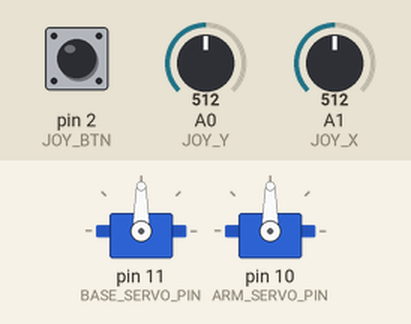
The sketch below on a simulated Arduino Uno, built with avr-gcc and run on an emulated ATmega328P. Shown: 2 × servo. The test bench sets the inputs (shaded band); at power-on: A0 (JOY_Y) = 512, A1 (JOY_X) = 512, pin 2 (JOY_BTN) HIGH.

Above: at 1.7 s.
1.8 s: A0 (JOY_Y) set to 555
3.3 s: A0 (JOY_Y) set to 577
At 6.2 s:
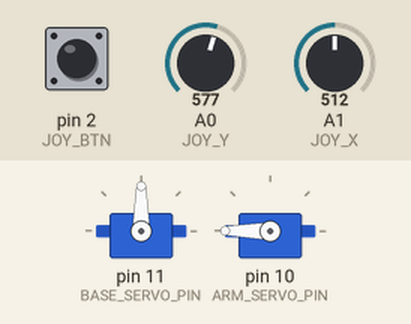
6.3 s: A1 (JOY_X) set to 548
7.8 s: A1 (JOY_X) set to 579
At 8.26 s:
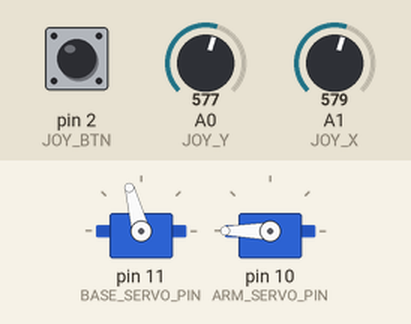
10.8 s: pin 2 (JOY_BTN) pulled LOW for 0.15 s
At 11.03 s:
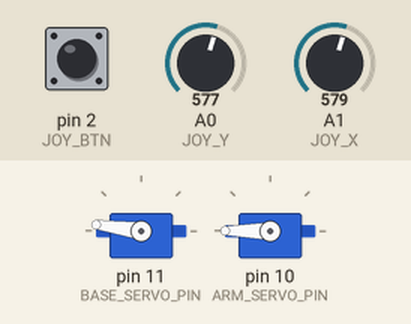
13.9 s: A0 (JOY_Y) set to 511
At 17.7 s:
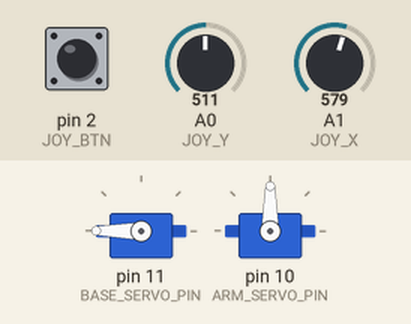
Timing chart, 0 to 17.9 s (numbered marks = the images above; inputs shaded):
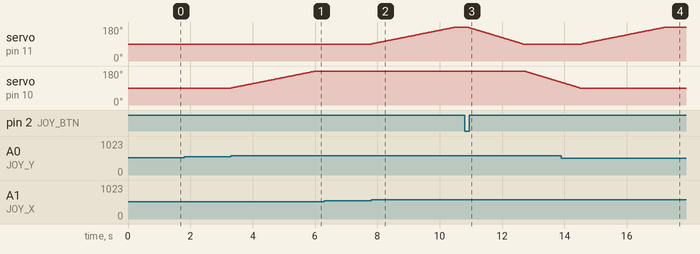

Measured:
- the behaviour switches between 562 and 563 on A0 (JOY_Y) (found by bisection; images 0 and 1)
- the behaviour switches between 562 and 563 on A1 (JOY_X) (found by bisection; images 1 and 2)
- after the input at 1.8 s, every drawn part: stays the same
- after the input at 3.3 s, servo on pin 10 (ARM_SERVO_PIN): moves from 90° to 180° over 2.7 s, starting at once
- after the input at 6.3 s, every drawn part: stays the same
- after the input at 7.8 s, servo on pin 11 (BASE_SERVO_PIN): moves from 90° to 180° over 2.7 s, starting at once
- after the input at 10.8 s, servo on pin 11 (BASE_SERVO_PIN): moves from 180° to 90° over 1.8 s, starting after 0.08 s; servo on pin 10 (ARM_SERVO_PIN): moves from 180° to 120° over 1.2 s, starting after 1.9 s
- after the input at 13.9 s, servo on pin 10 (ARM_SERVO_PIN): goes on until 14.5 s, then stays 90°

The sketch:

sketch_nov14a.ino
```cpp
#include <Arduino.h>
#include <Servo.h>

void controlServo(Servo &servo, int &currentPos, int joyValue, int joyCenter, String servoName);
void handleButtons(bool joyBtn);
void resetRobotArm();
void smoothMove(Servo &servo, int currentPos, int targetPos);
void emergencyStop();

Servo baseServo;
Servo armServo;

const int BASE_SERVO_PIN = 11;
const int ARM_SERVO_PIN = 10;
int basePos = 90;
int armPos = 90;

const int JOY_X = A1;
const int JOY_Y = A0;
const int JOY_BTN = 2;

const int DEADZONE = 50;
const int MOVE_SPEED = 1.5;
const int UPDATE_DELAY = 30;
const int MIN_ANGLE = 0;
const int MAX_ANGLE = 180;

bool joyBtnLastState = HIGH;

void setup() {
  baseServo.attach(BASE_SERVO_PIN);
  armServo.attach(ARM_SERVO_PIN);
  pinMode(JOY_BTN, INPUT_PULLUP);
  baseServo.write(basePos);
  armServo.write(armPos);
  delay(500);
}

void loop() {
  int joyX = analogRead(JOY_X);
  int joyY = analogRead(JOY_Y);

  bool joyBtn = digitalRead(JOY_BTN);
  controlServo(baseServo, basePos, joyX, 512, "BASE");
  controlServo(armServo, armPos, joyY, 512, "ARM");

  handleButtons(joyBtn);

  delay(UPDATE_DELAY);
}

void controlServo(Servo &servo, int &currentPos, int joyValue, int joyCenter, String servoName) {
  int joyDiff = joyValue - joyCenter;

  if (abs(joyDiff) > DEADZONE) {
    int newPos = currentPos;

    if (joyDiff > 0) {
      newPos = currentPos + MOVE_SPEED;
    } else {
      newPos = currentPos - MOVE_SPEED;
    }

    newPos = constrain(newPos, MIN_ANGLE, MAX_ANGLE);

    if (newPos != currentPos) {
      currentPos = newPos;
      servo.write(currentPos);
    }
  }
}

void handleButtons(bool joyBtn) {

  if (joyBtn == LOW && joyBtnLastState == HIGH) {
    delay(50);
    if (digitalRead(JOY_BTN) == LOW) {
      resetRobotArm();
    }
  }
  joyBtnLastState = joyBtn;
}

void resetRobotArm() {
  smoothMove(baseServo, basePos, 90);
  basePos = 90;
  smoothMove(armServo, armPos, 90);
  armPos = 90;
}


void smoothMove(Servo &servo, int currentPos, int targetPos) {
  if (currentPos < targetPos) {
    for (int pos = currentPos; pos <= targetPos; pos++) {
      servo.write(pos);
      delay(20);
    }
  } else {
    for (int pos = currentPos; pos >= targetPos; pos--) {
      servo.write(pos);
      delay(20);
    }
  }
}

void emergencyStop() {
  smoothMove(baseServo, basePos, 90);
  smoothMove(armServo, armPos, 90);
  basePos = 90;
  armPos = 90;
}
```
